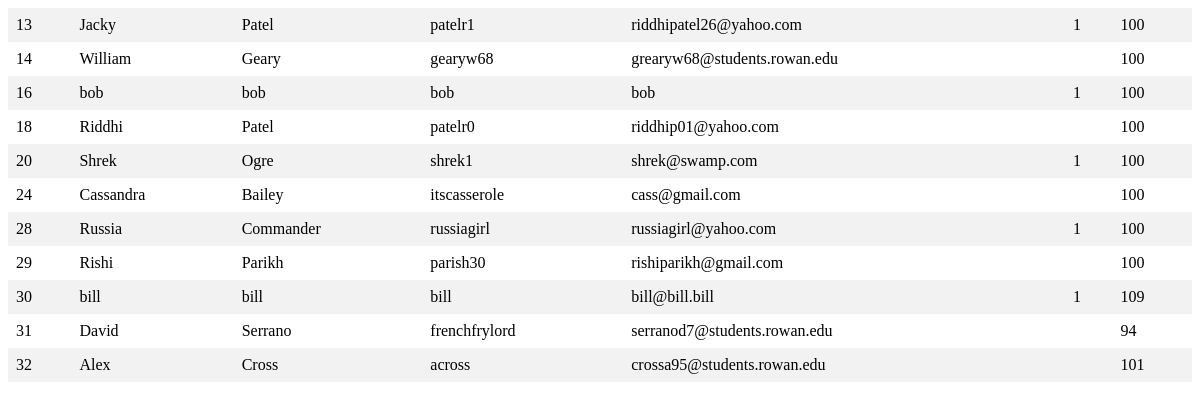
Page /viewusers.php on the committed database.
### tables this page shows
CREATE TABLE `user` (
  `user_num` int(11) NOT NULL AUTO_INCREMENT,
  `first_name` varchar(30) NOT NULL,
  `last_name` varchar(30) NOT NULL,
  `username` varchar(20) NOT NULL,
  `email` varchar(40) NOT NULL,
  `password` varchar(256) DEFAULT NULL,
  `admin` int(1) DEFAULT NULL,
  `user_points` int(3) NOT NULL DEFAULT '100',
  `last_request` datetime DEFAULT NULL,
  `num_requests` int(2) NOT NULL DEFAULT '0',
  `department_id` int(2) DEFAULT NULL,
  PRIMARY KEY (`user_num`),
  UNIQUE KEY `user_num_UNIQUE` (`user_num`),
  UNIQUE KEY `username_unique` (`username`),
  UNIQUE KEY `email_unique` (`email`),
  KEY `fk_department_idx` (`department_id`),
  CONSTRAINT `fk_department` FOREIGN KEY (`department_id`) REFERENCES `department` (`department_id`) ON DELETE NO ACTION ON UPDATE NO ACTION
);

### viewusers.php (the view, shortened to what this page needs)
<?php
        $dbh = ConnectDB();
?>
<html>
<head>
   <link rel="stylesheet" type="text/css" href="displayTables.css">
</head>
<body>
   <table>
      <?php
         try{
	    $sql = "SELECT user_num,first_name,last_name,username,email,admin,user_points ";
	    $sql .= "FROM user ";
	    $stmt = $dbh->prepare($sql);
	    $stmt->execute();
	    foreach($stmt->fetchAll() as $user) {
        $row =  " <tr><td>" . $user['user_num'];
        $row .= "</td><td>" . $user['first_name'];
        $row .= "</td><td>" . $user['last_name'];
        $row .= "</td><td>" . $user['username'];
        $row .= "</td><td>" . $user['email'];
        $row .= "</td><td>" . $user['admin'];
        $row .= "</td><td>" . $user['user_points'];
        $row .= "</td></tr>";
	       echo $row;
               }
            }
	 catch(Exception $e){}
      ?>
   </table>
</body>
</html>

### displayTables.css (style rules this page uses)
table { border-collapse: collapse; width: 100%; }
th, td { text-align: left; padding: 8px; }
tr:nth-child(even) { background-color: #f2f2f2 }

### rows in the picture
user: user_num "13", first_name "Jacky", last_name "Patel", username "patelr1", email "riddhipatel26@yahoo.com", admin "1", user_points "100"
user: user_num "14", first_name "William", last_name "Geary", username "gearyw68", email "grearyw68@students.rowan.edu", user_points "100"
user: user_num "16", first_name "bob", last_name "bob", username "bob", email "bob", admin "1", user_points "100"
user: user_num "18", first_name "Riddhi", last_name "Patel", username "patelr0", email "riddhip01@yahoo.com", user_points "100"
user: user_num "20", first_name "Shrek", last_name "Ogre", username "shrek1", email "shrek@swamp.com", admin "1", user_points "100"
user: user_num "24", first_name "Cassandra", last_name "Bailey", username "itscasserole", email "cass@gmail.com", user_points "100"
user: user_num "28", first_name "Russia", last_name "Commander", username "russiagirl", email "russiagirl@yahoo.com", admin "1", user_points "100"
user: user_num "29", first_name "Rishi", last_name "Parikh", username "parish30", email "rishiparikh@gmail.com", user_points "100"
user: user_num "30", first_name "bill", last_name "bill", username "bill", email "bill@bill.bill", admin "1", user_points "109"
user: user_num "31", first_name "David", last_name "Serrano", username "frenchfrylord", email "serranod7@students.rowan.edu", user_points "94"
user: user_num "32", first_name "Alex", last_name "Cross", username "across", email "crossa95@students.rowan.edu", user_points "101"
